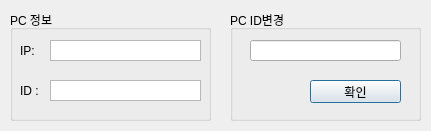
<?xml version="1.0" encoding="UTF-8"?>
<ui version="4.0">
 <class>Dialog</class>
 <widget class="QDialog" name="Dialog">
  <property name="geometry">
   <rect>
    <x>0</x>
    <y>0</y>
    <width>431</width>
    <height>131</height>
   </rect>
  </property>
  <property name="windowTitle">
   <string>Dialog</string>
  </property>
  <widget class="QGroupBox" name="groupBox">
   <property name="geometry">
    <rect>
     <x>230</x>
     <y>10</y>
     <width>191</width>
     <height>111</height>
    </rect>
   </property>
   <property name="title">
    <string>PC ID변경</string>
   </property>
   <widget class="QPushButton" name="okbutton">
    <property name="geometry">
     <rect>
      <x>80</x>
      <y>70</y>
      <width>91</width>
      <height>23</height>
     </rect>
    </property>
    <property name="text">
     <string>확인</string>
    </property>
   </widget>
   <widget class="QLineEdit" name="IP_Change_Edit">
    <property name="geometry">
     <rect>
      <x>20</x>
      <y>30</y>
      <width>151</width>
      <height>21</height>
     </rect>
    </property>
    <property name="frame">
     <bool>true</bool>
    </property>
    <property name="readOnly">
     <bool>false</bool>
    </property>
   </widget>
  </widget>
  <widget class="QGroupBox" name="groupBox_3">
   <property name="geometry">
    <rect>
     <x>10</x>
     <y>10</y>
     <width>201</width>
     <height>111</height>
    </rect>
   </property>
   <property name="title">
    <string>PC 정보</string>
   </property>
   <widget class="QLabel" name="label">
    <property name="geometry">
     <rect>
      <x>10</x>
      <y>30</y>
      <width>61</width>
      <height>21</height>
     </rect>
    </property>
    <property name="text">
     <string>IP:</string>
    </property>
   </widget>
   <widget class="QLabel" name="label_2">
    <property name="geometry">
     <rect>
      <x>10</x>
      <y>70</y>
      <width>61</width>
      <height>21</height>
     </rect>
    </property>
    <property name="text">
     <string>ID :</string>
    </property>
   </widget>
   <widget class="QTextBrowser" name="iptext">
    <property name="geometry">
     <rect>
      <x>40</x>
      <y>30</y>
      <width>151</width>
      <height>21</height>
     </rect>
    </property>
    <property name="verticalScrollBarPolicy">
     <enum>Qt::ScrollBarAlwaysOff</enum>
    </property>
    <property name="horizontalScrollBarPolicy">
     <enum>Qt::ScrollBarAlwaysOff</enum>
    </property>
   </widget>
   <widget class="QTextBrowser" name="idtext">
    <property name="geometry">
     <rect>
      <x>40</x>
      <y>70</y>
      <width>151</width>
      <height>21</height>
     </rect>
    </property>
    <property name="verticalScrollBarPolicy">
     <enum>Qt::ScrollBarAlwaysOff</enum>
    </property>
    <property name="horizontalScrollBarPolicy">
     <enum>Qt::ScrollBarAlwaysOff</enum>
    </property>
   </widget>
  </widget>
 </widget>
 <resources/>
 <connections/>
</ui>
